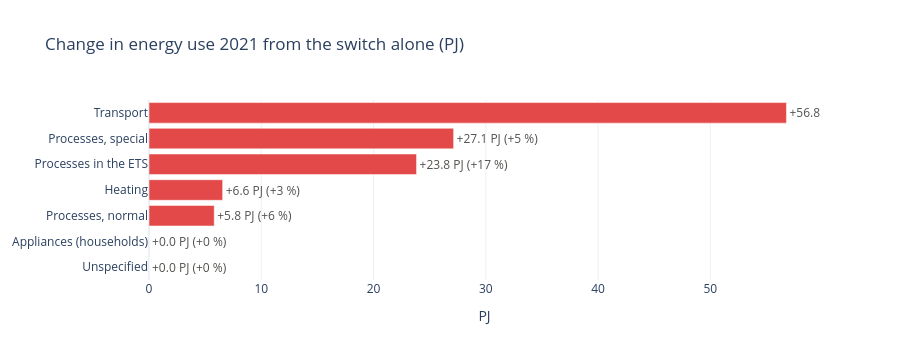

Notebook code for this chart:
### Markdown cell above
## Where the switch hits: energy use by purpose in 2021

Energy use `qEpj` (PJ) by purpose in 2021 (no tax yet): the zero-tax run against the baseline. The table below
lists the good-purpose pairs that rise most.

### Code cell
fb, fz = gv.flows(base, 2021, variant='shock_carbon_tax'), gv.flows(zero, 2021, variant='shock_carbon_tax')
t = gv.change_table(fb, fz, ('purpose',)).sort_values('change')
fig = go.Figure(go.Bar(x=t['change'], y=t.index, orientation='h',
                       marker=dict(color=['#1c5cab' if v < 0 else '#e34948' for v in t['change']]),
                       text=[f'{v:+.1f} PJ ({p:+.0f} %)' for v, p in zip(t['change'], t['% change'])],
                       textposition='outside', textfont=dict(color='#52514e'),
                       hovertemplate='%{y}: %{x:.2f} PJ<extra></extra>'))
fig.update_layout(template=gv.TEMPLATE, height=360, title='Change in energy use 2021 from the switch alone (PJ)',
                  xaxis_title='PJ')
fig.show()
gv.change_table(fb, fz, ('good', 'purpose')).sort_values('change', ascending=False).round(2).head(12)

### Figure 1 — Plotly figure (JSON) as saved in the notebook; plotly's stock layout.template omitted (floating-point values rounded to 4 significant figures)
{"data": [{"hovertemplate": "%{y}: %{x:.2f} PJ<extra></extra>", "marker": {"color": ["#e34948", "#e34948", "#e34948", "#e34948", "#e34948", "#e34948", "#e34948"]}, "orientation": "h", "text": ["+0.0 PJ (+0 %)", "+0.0 PJ (+0 %)", "+5.8 PJ (+6 %)", "+6.6 PJ (+3 %)", "+23.8 PJ (+17 %)", "+27.1 PJ (+5 %)", "+56.8 PJ (+9 %)"], "textfont": {"color": "#52514e"}, "textposition": "outside", "type": "bar", "x": [0.0, 0.004099, 5.81, 6.56, 23.83, 27.13, 56.78], "y": ["Unspecified", "Appliances (households)", "Processes, normal", "Heating", "Processes in the ETS", "Processes, special", "Transport"]}], "layout": {"height": 360, "title": {"text": "Change in energy use 2021 from the switch alone (PJ)"}, "xaxis": {"title": {"text": "PJ"}}}}
